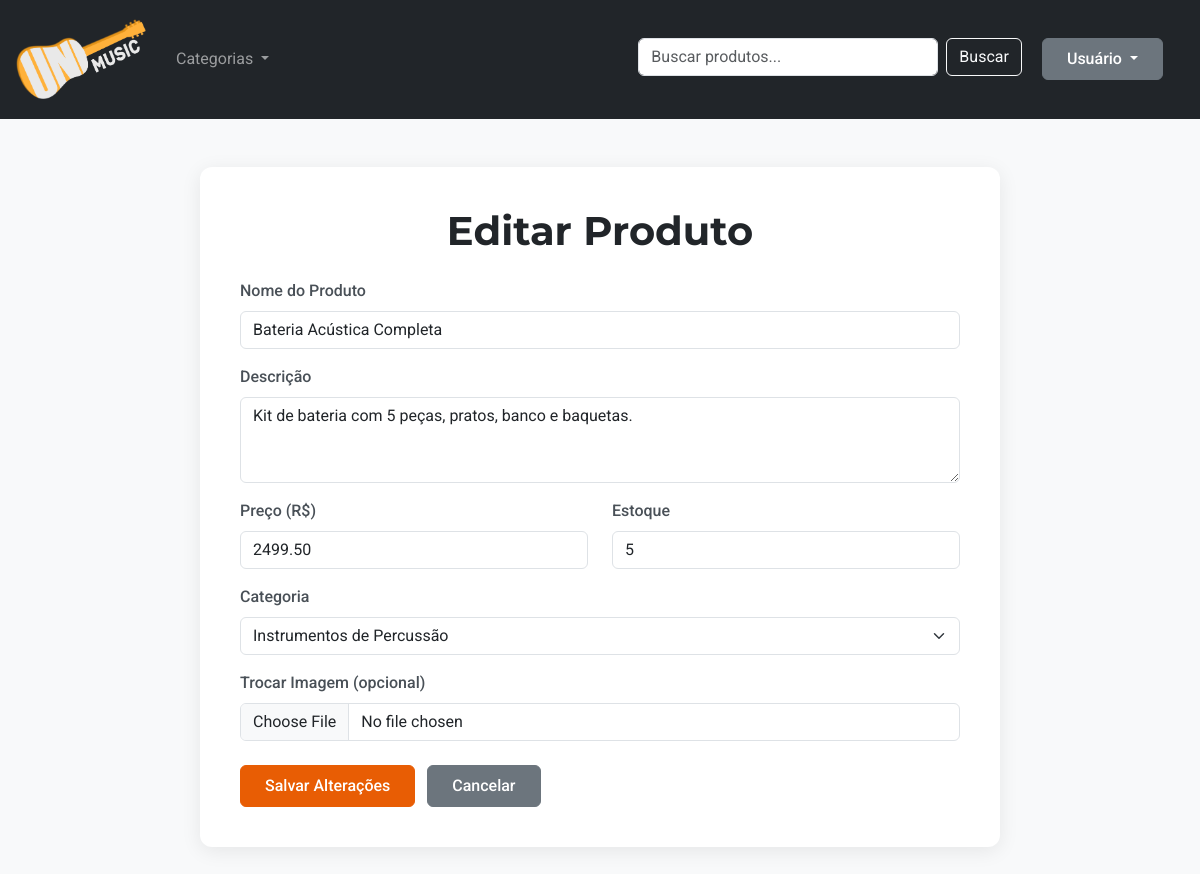
The page /admin/edit_product.php?id=3 on the database its author committed.
### tables this page shows
CREATE TABLE `produto` (
  `idProduto` bigint(20) NOT NULL AUTO_INCREMENT,
  `nomeProduto` varchar(60) NOT NULL,
  `descricaoProduto` text DEFAULT NULL,
  `precoProduto` decimal(10,2) NOT NULL,
  `estoqueProduto` int(11) NOT NULL DEFAULT 0,
  `imagem` varchar(255) DEFAULT NULL,
  `idCategoria` int(11) NOT NULL,
  PRIMARY KEY (`idProduto`),
  KEY `fk_produto_categoriaproduto` (`idCategoria`),
  KEY `idx_produto_idCategoria` (`idCategoria`),
  KEY `idx_produto_nome` (`nomeProduto`),
  CONSTRAINT `fk_produto_categoriaproduto` FOREIGN KEY (`idCategoria`) REFERENCES `categoriaproduto` (`idCategoria`)
);

CREATE TABLE `categoriaproduto` (
  `idCategoria` int(11) NOT NULL AUTO_INCREMENT,
  `nome` varchar(100) NOT NULL,
  `descricao` text DEFAULT NULL,
  PRIMARY KEY (`idCategoria`),
  UNIQUE KEY `nome` (`nome`)
);

### admin/edit_product.php (the view, shortened to what this page needs)
<?php
$connect = connectBanco();
$idProduto = intval($_GET['id']);
$query = $connect->prepare("SELECT * FROM produto WHERE idProduto = ?");
$query->bind_param("i", $idProduto);
$query->execute();
$result = $query->get_result();
$produto = $result->fetch_assoc();
?>
<!DOCTYPE html>
<html lang="pt-br">
<head>
    <link href="https://cdn.jsdelivr.net/npm/bootstrap@5.3.3/dist/css/bootstrap.min.css" rel="stylesheet">
    <link rel="stylesheet" href="../assets/css/style.css">
</head>
<body>
<?php include_once __DIR__ . '/../public/navbar.php';  ?>
<div class="container py-5">
    <div class="form-container">
        <h1 class="mb-4 text-center">Editar Produto</h1>
        <form method="POST" enctype="multipart/form-data">
            <div class="mb-3">
                <label for="nomeProduto" class="form-label">Nome do Produto</label>
                <input type="text" class="form-control" id="nomeProduto" name="nomeProduto"
                    value="<?= htmlspecialchars($produto['nomeProduto']) ?>" required>
            </div>
            <div class="mb-3">
                <label for="descricaoProduto" class="form-label">Descrição</label>
                <textarea class="form-control" id="descricaoProduto" name="descricaoProduto" rows="3" required><?= htmlspecialchars($produto['descricaoProduto']) ?></textarea>
            </div>
            <div class="row">
                <div class="col-md-6 mb-3">
                    <label for="precoProduto" class="form-label">Preço (R$)</label>
                    <input type="number" step="0.01" class="form-control" id="precoProduto" name="precoProduto"
                        value="<?= htmlspecialchars($produto['precoProduto']) ?>" required>
                </div>
                <div class="col-md-6 mb-3">
                    <label for="estoqueProduto" class="form-label">Estoque</label>
                    <input type="number" class="form-control" id="estoqueProduto" name="estoqueProduto"
                        value="<?= htmlspecialchars($produto['estoqueProduto']) ?>" min="0" required>
                </div>
            </div>
            <div class="mb-3">
                <label for="idCategoria" class="form-label">Categoria</label>
                <select class="form-select" id="idCategoria" name="idCategoria" required>
                    <?php
                    if ($categorias_query) {
                        mysqli_data_seek($categorias_query, 0);
                    }
                    if ($categorias_query && mysqli_num_rows($categorias_query) > 0):
                        while ($categoria = mysqli_fetch_assoc($categorias_query)): ?>
                            <option value="<?= htmlspecialchars($categoria['idCategoria']) ?>"
                                <?= ($categoria['idCategoria'] == $produto['idCategoria']) ? 'selected' : '' ?>>
                                <?= htmlspecialchars($categoria['nome']) ?>
                            </option>
                        <?php endwhile;
                    endif; ?>
                </select>
            </div>
            <div class="mb-3">
                <label for="imagem" class="form-label">Trocar Imagem (opcional)</label>
                <input type="file" class="form-control" id="imagem" name="imagem" accept="image/jpeg, image/png, image/webp">
            </div>
            <div class="mt-4">
                <button type="submit" name="atualizar" class="btn btn-custom-primary">Salvar Alterações</button>
                <a href="product_management.php" class="btn btn-secondary ms-2">Cancelar</a>
            </div>
        </form>
    </div>
</div>
</body>
</html>

### assets/css/style.css (style rules this page uses)
body { background-color: #f8f9fa; font-family: 'Roboto', sans-serif; color: #212529; }
h1, h2, h3, h4, h5, h6 { font-family: 'Montserrat', sans-serif; font-weight: 700; color: #212529; }
.form-container { max-width: 800px; margin: auto; background-color: #ffffff; padding: 2.5rem; border-radius: 0.75rem; box-shadow: 0 4px 20px rgba(0, 0, 0, 0.08); }
.form-label { font-weight: 500; color: #495057; }
.form-control, .form-select { border-radius: 0.375rem; }
.btn-custom-primary { background-color: #E85D04; border-color: #E85D04; color: #ffffff; padding: 0.5rem 1.5rem; font-weight: 500; }
.btn-secondary { padding: 0.5rem 1.5rem; font-weight: 500; }

### rows shown on the page
produto: nomeProduto "Bateria Acústica Completa", descricaoProduto "Kit de bateria com 5 peças, pratos, banco e baquetas.", precoProduto "2499.50", estoqueProduto "5", idCategoria "Instrumentos de Percussão"
